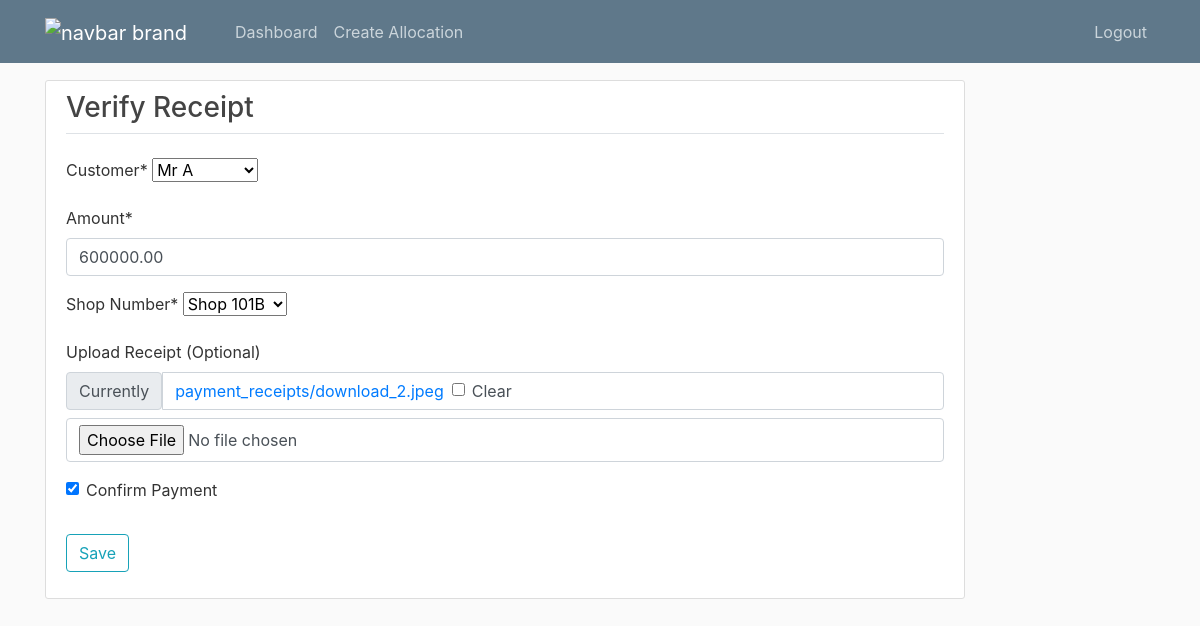
Page /receipts/1/ (signed in) on the committed database.
### shop/models.py (models this page shows, shortened)
class PaymentSlip(models.Model):
    PAYMENT_ACCOUNT_CHOICES = [
        ("Nina Sky", "Nina Sky"),
        ("Chairman", "Chairman"),
    ]
    REVIEW_CHOICES = (("Reviewed", "Reviewed"), ("Mot Reviewed", "Not Reviewed"))
    customer = models.ForeignKey(Customer, on_delete=models.CASCADE)
    payment_account = models.CharField(choices=PAYMENT_ACCOUNT_CHOICES, max_length=30)
    amount = models.DecimalField(max_digits=15, decimal_places=2)
    shop_no = models.ForeignKey(Shop, on_delete=models.CASCADE)
    image = models.ImageField(
        upload_to="payment_receipts",
        blank=True,
        null=True,
        validators=[validate_image_size],
    )
    payment_date = models.DateField()
    uploaded_by = models.ForeignKey(User, on_delete=models.CASCADE)
    narration = models.CharField(max_length=255, blank=True, null=True)
    is_reviewed = models.CharField(choices=REVIEW_CHOICES, max_length=100)
    is_verified = models.BooleanField(default=False)
    uploaded_on = models.DateTimeField(auto_now_add=True)

### shop/views.py (the view)
@login_required
def edit_payment_slip(request, pk):
    payment_slip = get_object_or_404(PaymentSlip, pk=pk)
    if request.method == "POST":
        form = PaymentSlipEditForm(request.POST, request.FILES, instance=payment_slip)
        if form.is_valid():
            form.save()
            messages.success(request, "Payment Data Saved")
            return redirect("all-receipts")
        else:
            messages.error(request, "Error saving payment data")
            return redirect(
                reverse("edit-uploaded-customer-payment", kwargs={"pk": pk})
            )
    else:
        form = PaymentSlipEditForm(instance=payment_slip)
    return render(request, "customer/edit_customer_receipts.html", {"form": form})

### shop/forms.py
class PaymentSlipEditForm(forms.ModelForm):
    class Meta:
        model = PaymentSlip
        fields = ["customer", "amount", "shop_no", "image", "is_verified"]
        labels = {
            "shop_no": "Shop Number",
            "amount": "Amount",
            "image": "Upload Receipt (Optional)",
            "is_verified": "Confirm Payment",
        }

### customer/models.py (called while the page is built)
    def __str__(self):
        return f"{self.title} {self.name}"

### shop/models.py (called while the page is built)
    def __str__(self):
        return f"Shop {self.no}"

### templates/customer/edit_customer_receipts.html (shortened to what this page needs)
{% extends "rent/base.html" %}
{% load crispy_forms_tags %}
{% block content %}
    <div class="content-section">
        <form method="POST">
            <fieldset class="form-group">
                <legend class="border-bottom mb-4"><h3>Verify Receipt</h3></legend>
                {{ form|crispy }}
            </fieldset>
            <div class="form-group">
                <button class="btn btn-outline-info" type="submit">Save</button>
            </div>
        </form>
    </div>
{% endblock content %}

### static/css/base.css (style rules this page uses)
body { background: #fafafa; color: #333333; margin-top: 5rem; }
h1, h2, h3, h4, h5, h6 { color: #444444; }
.content-section { background: #ffffff; padding: 10px 20px; border: 1px solid #dddddd; border-radius: 3px; margin-bottom: 20px; }

### rows in the picture
PaymentSlip: customer "Mr A", amount "600000.00", shop_no "Shop 101B", is_verified "☑"
